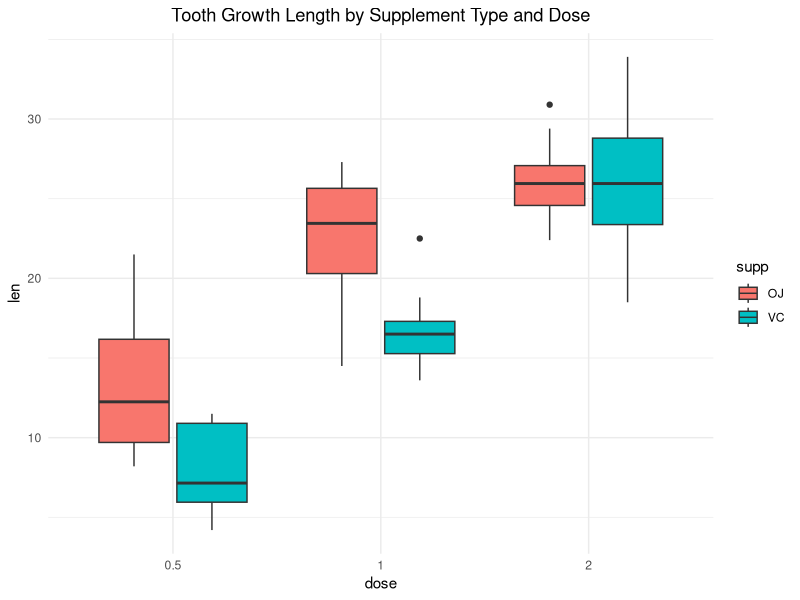

Recreate this plot in R.
## ---- chunk 1
# Load the ToothGrowth data
data("ToothGrowth")
tooth_growth <- ToothGrowth

# Perform basic exploratory data analysis
str(tooth_growth)
## ---- chunk 2
# Check unique values in the 'dose' column
unique_doses <- unique(tooth_growth$dose)
unique_doses
## ---- chunk 3
# Convert 'dose' to a factor variable
tooth_growth$dose <- factor(tooth_growth$dose)
str(tooth_growth)
## ---- chunk 4
# Summary statistics of the ToothGrowth data
summary(tooth_growth)
## ---- chunk 5
# Visualize tooth growth based on supplement type and dose
library(ggplot2)
ggplot(tooth_growth, aes(x = dose, y = len, fill = supp)) +
    geom_boxplot() +
    labs(title = "Tooth Growth Length by Supplement Type and Dose") +
    theme_minimal() +
    theme(plot.title = element_text(hjust = 0.5))
## ---- chunk 6
# Run t-tests and store full results
t_tests_full_results <- list()
means <- data.frame(dose = numeric(), supp = character(), mean_len = numeric(), stringsAsFactors = FALSE)

for(d in unique(tooth_growth$dose)) {
  # Conduct t-test
  t_test <- t.test(len ~ supp, data = tooth_growth, subset = dose == d)
  
  # Store the full t-test results
  t_tests_full_results[[as.character(d)]] <- t_test
  
  # Extract and store means
  mean_len_oj <- t_test$estimate["mean in group OJ"]
  mean_len_vc <- t_test$estimate["mean in group VC"]
  
  means <- rbind(means, data.frame(dose = d, supp = "OJ", mean_len = mean_len_oj))
  means <- rbind(means, data.frame(dose = d, supp = "VC", mean_len = mean_len_vc))
}

# Output the means for inspection
print(means)
## ---- chunk 7
# Output the full t-test results
print(t_tests_full_results)
